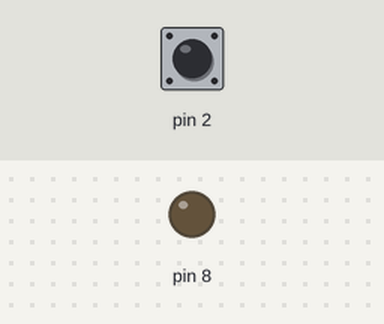
The sketch below on a simulated Arduino Uno, built with avr-gcc and run on an emulated ATmega328P. On the bench: output pins drawn as LEDs (lit = HIGH). Inputs (shaded band) come from the test bench; at power-on: pin 2 LOW.

Above: at 1.2 s.
1.3 s: pin 2 pulsed HIGH 5 times (0.12 s each, 0.3 s apart)
At 2.4 s:
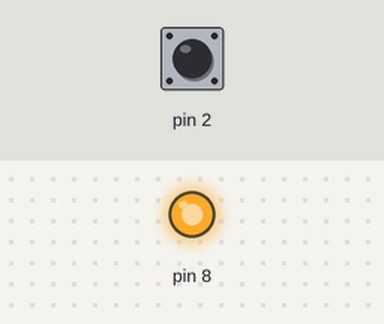
Timing chart, 0 to 4.3 s (numbered marks = the images above; inputs shaded):
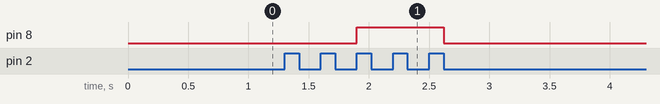

Measured:
- after the input at 1.3 s, pin 8: LOW → HIGH after 0.60 s, → LOW 0.72 s later

The sketch:

changement_5transistions_interruption.ino
```cpp
volatile int cp;
volatile int tput=0;
void setup() {
  // put your setup code here, to run once:
pinMode(2,INPUT);
pinMode(8,OUTPUT);
digitalWrite(8,LOW);
     bitSet(EIFR,INTF0);
     attachInterrupt(0,fonction_transition, CHANGE);

}
void loop(){}
void fonction_transition() {

       cp++;
       if(cp==5) {tput=1-tput;digitalWrite(8,tput);
   cp=0;    }

}
```
